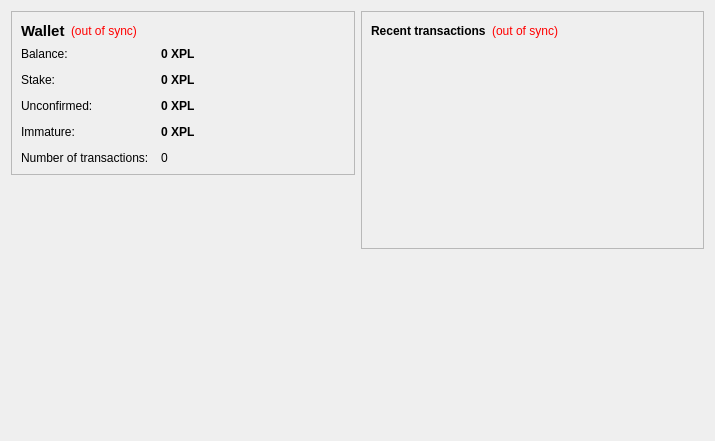
<?xml version="1.0" encoding="UTF-8"?>
<ui version="4.0">
 <class>OverviewPage</class>
 <widget class="QWidget" name="OverviewPage">
  <property name="geometry">
   <rect>
    <x>0</x>
    <y>0</y>
    <width>715</width>
    <height>441</height>
   </rect>
  </property>
  <property name="windowTitle">
   <string>Form</string>
  </property>
  <layout class="QHBoxLayout" name="horizontalLayout" stretch="1,1">
   <item>
    <layout class="QVBoxLayout" name="verticalLayout_2">
     <item>
      <widget class="QFrame" name="frame">
       <property name="frameShape">
        <enum>QFrame::StyledPanel</enum>
       </property>
       <property name="frameShadow">
        <enum>QFrame::Raised</enum>
       </property>
       <layout class="QVBoxLayout" name="verticalLayout_4">
        <item>
         <layout class="QHBoxLayout" name="horizontalLayout_4">
          <item>
           <widget class="QLabel" name="label_5">
            <property name="font">
             <font>
              <pointsize>11</pointsize>
              <weight>75</weight>
              <bold>true</bold>
             </font>
            </property>
            <property name="text">
             <string>Wallet</string>
            </property>
           </widget>
          </item>
          <item>
           <widget class="QLabel" name="labelWalletStatus">
            <property name="toolTip">
             <string>The displayed information may be out of date. Your wallet automatically synchronizes with the RippleLite network after a connection is established, but this process has not completed yet.</string>
            </property>
            <property name="styleSheet">
             <string notr="true">QLabel { color: red; }</string>
            </property>
            <property name="text">
             <string notr="true">(out of sync)</string>
            </property>
            <property name="alignment">
             <set>Qt::AlignLeading|Qt::AlignLeft|Qt::AlignVCenter</set>
            </property>
           </widget>
          </item>
          <item>
           <spacer name="horizontalSpacer_2">
            <property name="orientation">
             <enum>Qt::Horizontal</enum>
            </property>
            <property name="sizeHint" stdset="0">
             <size>
              <width>40</width>
              <height>20</height>
             </size>
            </property>
           </spacer>
          </item>
         </layout>
        </item>
        <item>
         <layout class="QFormLayout" name="formLayout_2">
          <property name="fieldGrowthPolicy">
           <enum>QFormLayout::AllNonFixedFieldsGrow</enum>
          </property>
          <property name="horizontalSpacing">
           <number>12</number>
          </property>
          <property name="verticalSpacing">
           <number>12</number>
          </property>
          <item row="0" column="0">
           <widget class="QLabel" name="label">
            <property name="text">
             <string>Balance:</string>
            </property>
           </widget>
          </item>
          <item row="0" column="1">
           <widget class="QLabel" name="labelBalance">
            <property name="font">
             <font>
              <weight>75</weight>
              <bold>true</bold>
             </font>
            </property>
            <property name="cursor">
             <cursorShape>IBeamCursor</cursorShape>
            </property>
            <property name="toolTip">
             <string>Your current balance</string>
            </property>
            <property name="text">
             <string notr="true">0 XPL</string>
            </property>
            <property name="textInteractionFlags">
             <set>Qt::LinksAccessibleByMouse|Qt::TextSelectableByKeyboard|Qt::TextSelectableByMouse</set>
            </property>
           </widget>
          </item>
          <item row="1" column="0">
           <widget class="QLabel" name="label_6">
            <property name="text">
             <string>Stake:</string>
            </property>
           </widget>
          </item>
          <item row="1" column="1">
           <widget class="QLabel" name="labelStake">
            <property name="font">
             <font>
              <weight>75</weight>
              <bold>true</bold>
             </font>
            </property>
            <property name="cursor">
             <cursorShape>IBeamCursor</cursorShape>
            </property>
            <property name="toolTip">
             <string>Total of coins that was staked, and do not yet count toward the current balance</string>
            </property>
            <property name="text">
             <string notr="true">0 XPL</string>
            </property>
            <property name="textInteractionFlags">
             <set>Qt::LinksAccessibleByMouse|Qt::TextSelectableByKeyboard|Qt::TextSelectableByMouse</set>
            </property>
           </widget>
          </item>
          <item row="2" column="0">
           <widget class="QLabel" name="label_3">
            <property name="text">
             <string>Unconfirmed:</string>
            </property>
           </widget>
          </item>
          <item row="2" column="1">
           <widget class="QLabel" name="labelUnconfirmed">
            <property name="font">
             <font>
              <weight>75</weight>
              <bold>true</bold>
             </font>
            </property>
            <property name="cursor">
             <cursorShape>IBeamCursor</cursorShape>
            </property>
            <property name="toolTip">
             <string>Total of transactions that have yet to be confirmed, and do not yet count toward the current balance</string>
            </property>
            <property name="text">
             <string notr="true">0 XPL</string>
            </property>
            <property name="textInteractionFlags">
             <set>Qt::LinksAccessibleByMouse|Qt::TextSelectableByKeyboard|Qt::TextSelectableByMouse</set>
            </property>
           </widget>
          </item>
          <item row="3" column="0">
           <widget class="QLabel" name="labelImmatureText">
            <property name="text">
             <string>Immature:</string>
            </property>
           </widget>
          </item>
          <item row="3" column="1">
           <widget class="QLabel" name="labelImmature">
            <property name="font">
             <font>
              <weight>75</weight>
              <bold>true</bold>
             </font>
            </property>
            <property name="toolTip">
             <string>Mined balance that has not yet matured</string>
            </property>
            <property name="text">
             <string notr="true">0 XPL</string>
            </property>
            <property name="textInteractionFlags">
             <set>Qt::LinksAccessibleByMouse|Qt::TextSelectableByKeyboard|Qt::TextSelectableByMouse</set>
            </property>
           </widget>
          </item>
          <item row="4" column="0">
           <widget class="QLabel" name="label_2">
            <property name="text">
             <string>Number of transactions:</string>
            </property>
           </widget>
          </item>
          <item row="4" column="1">
           <widget class="QLabel" name="labelNumTransactions">
            <property name="toolTip">
             <string>Total number of transactions in wallet</string>
            </property>
            <property name="text">
             <string notr="true">0</string>
            </property>
           </widget>
          </item>
         </layout>
        </item>
       </layout>
      </widget>
     </item>
     <item>
      <spacer name="verticalSpacer">
       <property name="orientation">
        <enum>Qt::Vertical</enum>
       </property>
       <property name="sizeHint" stdset="0">
        <size>
         <width>20</width>
         <height>40</height>
        </size>
       </property>
      </spacer>
     </item>
     <item>
      <widget class="QLabel" name="label_6">
       <property name="text">
        <string/>
       </property>
       <property name="pixmap">
        <pixmap resource="../bitcoin.qrc">:/images/backg</pixmap>
       </property>
       <property name="scaledContents">
        <bool>false</bool>
       </property>
       <property name="alignment">
        <set>Qt::AlignCenter</set>
       </property>
       <property name="margin">
        <number>-2</number>
       </property>
      </widget>
     </item>
    </layout>
   </item>
   <item>
    <layout class="QVBoxLayout" name="verticalLayout_3">
     <item>
      <widget class="QFrame" name="frame_2">
       <property name="frameShape">
        <enum>QFrame::StyledPanel</enum>
       </property>
       <property name="frameShadow">
        <enum>QFrame::Raised</enum>
       </property>
       <layout class="QVBoxLayout" name="verticalLayout">
        <item>
         <layout class="QHBoxLayout" name="horizontalLayout_2">
          <item>
           <widget class="QLabel" name="label_4">
            <property name="text">
             <string>&lt;b&gt;Recent transactions&lt;/b&gt;</string>
            </property>
           </widget>
          </item>
          <item>
           <widget class="QLabel" name="labelTransactionsStatus">
            <property name="toolTip">
             <string>The displayed information may be out of date. Your wallet automatically synchronizes with the RippleLite network after a connection is established, but this process has not completed yet.</string>
            </property>
            <property name="styleSheet">
             <string notr="true">QLabel { color: red; }</string>
            </property>
            <property name="text">
             <string notr="true">(out of sync)</string>
            </property>
            <property name="alignment">
             <set>Qt::AlignRight|Qt::AlignTrailing|Qt::AlignVCenter</set>
            </property>
           </widget>
          </item>
          <item>
           <spacer name="horizontalSpacer">
            <property name="orientation">
             <enum>Qt::Horizontal</enum>
            </property>
            <property name="sizeHint" stdset="0">
             <size>
              <width>40</width>
              <height>20</height>
             </size>
            </property>
           </spacer>
          </item>
         </layout>
        </item>
        <item>
         <widget class="QListView" name="listTransactions">
          <property name="styleSheet">
           <string notr="true">QListView { background: transparent; }</string>
          </property>
          <property name="frameShape">
           <enum>QFrame::NoFrame</enum>
          </property>
          <property name="verticalScrollBarPolicy">
           <enum>Qt::ScrollBarAlwaysOff</enum>
          </property>
          <property name="horizontalScrollBarPolicy">
           <enum>Qt::ScrollBarAlwaysOff</enum>
          </property>
          <property name="selectionMode">
           <enum>QAbstractItemView::NoSelection</enum>
          </property>
         </widget>
        </item>
       </layout>
      </widget>
     </item>
     <item>
      <spacer name="verticalSpacer_2">
       <property name="orientation">
        <enum>Qt::Vertical</enum>
       </property>
       <property name="sizeHint" stdset="0">
        <size>
         <width>20</width>
         <height>40</height>
        </size>
       </property>
      </spacer>
     </item>
    </layout>
   </item>
  </layout>
 </widget>
 <resources>
  <include location="../bitcoin.qrc"/>
 </resources>
 <connections/>
</ui>
